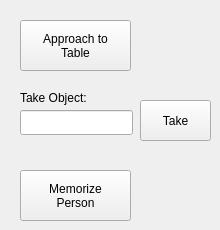
    <widget class="QWidget" name="tabSimpleTasks">
     <attribute name="title">
      <string>Simple Tasks</string>
     </attribute>
     <widget class="QPushButton" name="tksBtnApproachTable">
      <property name="geometry">
       <rect>
        <x>20</x>
        <y>20</y>
        <width>111</width>
        <height>51</height>
       </rect>
      </property>
      <property name="text">
       <string>Approach to 
Table</string>
      </property>
     </widget>
     <widget class="QLineEdit" name="tksTxtTakeObject">
      <property name="geometry">
       <rect>
        <x>20</x>
        <y>110</y>
        <width>113</width>
        <height>25</height>
       </rect>
      </property>
     </widget>
     <widget class="QLabel" name="label_6">
      <property name="geometry">
       <rect>
        <x>20</x>
        <y>90</y>
        <width>111</width>
        <height>16</height>
       </rect>
      </property>
      <property name="text">
       <string>Take Object:</string>
      </property>
     </widget>
     <widget class="QPushButton" name="tksBtnTakeObject">
      <property name="geometry">
       <rect>
        <x>140</x>
        <y>100</y>
        <width>71</width>
        <height>41</height>
       </rect>
      </property>
      <property name="text">
       <string>Take</string>
      </property>
     </widget>
     <widget class="QPushButton" name="tksBtnApproachTable_2">
      <property name="geometry">
       <rect>
        <x>20</x>
        <y>170</y>
        <width>111</width>
        <height>51</height>
       </rect>
      </property>
      <property name="text">
       <string>Memorize
Person</string>
      </property>
     </widget>
    </widget>
